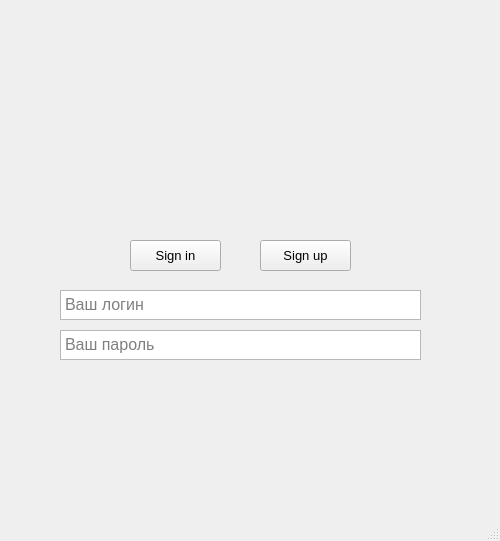
<?xml version="1.0" encoding="UTF-8"?>
<ui version="4.0">
 <class>MainWindow</class>
 <widget class="QMainWindow" name="MainWindow">
  <property name="geometry">
   <rect>
    <x>0</x>
    <y>0</y>
    <width>500</width>
    <height>541</height>
   </rect>
  </property>
  <property name="windowTitle">
   <string>Регистрация | Вход</string>
  </property>
  <widget class="QWidget" name="main_window">
   <property name="enabled">
    <bool>true</bool>
   </property>
   <property name="sizePolicy">
    <sizepolicy hsizetype="Maximum" vsizetype="Maximum">
     <horstretch>0</horstretch>
     <verstretch>0</verstretch>
    </sizepolicy>
   </property>
   <property name="minimumSize">
    <size>
     <width>500</width>
     <height>500</height>
    </size>
   </property>
   <widget class="QTextEdit" name="login_input">
    <property name="geometry">
     <rect>
      <x>60</x>
      <y>290</y>
      <width>361</width>
      <height>30</height>
     </rect>
    </property>
    <property name="font">
     <font>
      <family>Arial</family>
      <pointsize>12</pointsize>
      <weight>50</weight>
      <italic>false</italic>
      <bold>false</bold>
      <underline>false</underline>
      <strikeout>false</strikeout>
      <kerning>true</kerning>
     </font>
    </property>
    <property name="inputMethodHints">
     <set>Qt::ImhEmailCharactersOnly|Qt::ImhMultiLine|Qt::ImhPreferLatin</set>
    </property>
    <property name="lineWidth">
     <number>1</number>
    </property>
    <property name="verticalScrollBarPolicy">
     <enum>Qt::ScrollBarAlwaysOff</enum>
    </property>
    <property name="horizontalScrollBarPolicy">
     <enum>Qt::ScrollBarAlwaysOff</enum>
    </property>
    <property name="placeholderText">
     <string>Ваш логин</string>
    </property>
   </widget>
   <widget class="QTextEdit" name="password_input">
    <property name="geometry">
     <rect>
      <x>60</x>
      <y>330</y>
      <width>361</width>
      <height>30</height>
     </rect>
    </property>
    <property name="font">
     <font>
      <family>Arial</family>
      <pointsize>12</pointsize>
      <weight>50</weight>
      <italic>false</italic>
      <bold>false</bold>
      <underline>false</underline>
      <strikeout>false</strikeout>
      <kerning>true</kerning>
     </font>
    </property>
    <property name="inputMethodHints">
     <set>Qt::ImhDigitsOnly|Qt::ImhEmailCharactersOnly|Qt::ImhHiddenText|Qt::ImhMultiLine|Qt::ImhPreferLatin|Qt::ImhSensitiveData</set>
    </property>
    <property name="lineWidth">
     <number>1</number>
    </property>
    <property name="verticalScrollBarPolicy">
     <enum>Qt::ScrollBarAlwaysOff</enum>
    </property>
    <property name="horizontalScrollBarPolicy">
     <enum>Qt::ScrollBarAlwaysOff</enum>
    </property>
    <property name="html">
     <string>&lt;!DOCTYPE HTML PUBLIC &quot;-//W3C//DTD HTML 4.0//EN&quot; &quot;http://www.w3.org/TR/REC-html40/strict.dtd&quot;&gt;
&lt;html&gt;&lt;head&gt;&lt;meta name=&quot;qrichtext&quot; content=&quot;1&quot; /&gt;&lt;style type=&quot;text/css&quot;&gt;
p, li { white-space: pre-wrap; }
&lt;/style&gt;&lt;/head&gt;&lt;body style=&quot; font-family:'Arial'; font-size:12pt; font-weight:400; font-style:normal;&quot;&gt;
&lt;p style=&quot;-qt-paragraph-type:empty; margin-top:0px; margin-bottom:0px; margin-left:0px; margin-right:0px; -qt-block-indent:0; text-indent:0px;&quot;&gt;&lt;br /&gt;&lt;/p&gt;&lt;/body&gt;&lt;/html&gt;</string>
    </property>
    <property name="placeholderText">
     <string>Ваш пароль</string>
    </property>
   </widget>
   <widget class="QPushButton" name="sign_in_btn">
    <property name="geometry">
     <rect>
      <x>130</x>
      <y>240</y>
      <width>91</width>
      <height>31</height>
     </rect>
    </property>
    <property name="font">
     <font>
      <pointsize>10</pointsize>
     </font>
    </property>
    <property name="inputMethodHints">
     <set>Qt::ImhNone</set>
    </property>
    <property name="text">
     <string>Sign in</string>
    </property>
   </widget>
   <widget class="QPushButton" name="sign_up_btn">
    <property name="geometry">
     <rect>
      <x>260</x>
      <y>240</y>
      <width>91</width>
      <height>31</height>
     </rect>
    </property>
    <property name="font">
     <font>
      <pointsize>10</pointsize>
     </font>
    </property>
    <property name="inputMethodHints">
     <set>Qt::ImhNone</set>
    </property>
    <property name="text">
     <string>Sign up</string>
    </property>
   </widget>
   <widget class="QLabel" name="error_label">
    <property name="geometry">
     <rect>
      <x>60</x>
      <y>370</y>
      <width>361</width>
      <height>31</height>
     </rect>
    </property>
    <property name="font">
     <font>
      <family>Arial</family>
      <pointsize>12</pointsize>
      <weight>50</weight>
      <bold>false</bold>
     </font>
    </property>
    <property name="styleSheet">
     <string notr="true">QLabel { color : red; }</string>
    </property>
    <property name="text">
     <string/>
    </property>
   </widget>
   <widget class="QLabel" name="logo_label">
    <property name="geometry">
     <rect>
      <x>170</x>
      <y>30</y>
      <width>201</width>
      <height>181</height>
     </rect>
    </property>
    <property name="text">
     <string/>
    </property>
   </widget>
  </widget>
  <widget class="QMenuBar" name="menubar">
   <property name="geometry">
    <rect>
     <x>0</x>
     <y>0</y>
     <width>500</width>
     <height>21</height>
    </rect>
   </property>
  </widget>
  <widget class="QStatusBar" name="statusbar"/>
 </widget>
 <resources/>
 <connections/>
</ui>
